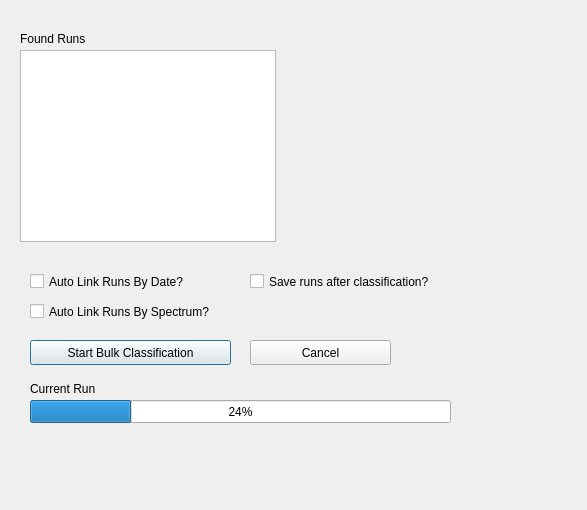
<?xml version="1.0" encoding="UTF-8"?>
<ui version="4.0">
 <class>Dialog</class>
 <widget class="QDialog" name="Dialog">
  <property name="geometry">
   <rect>
    <x>0</x>
    <y>0</y>
    <width>587</width>
    <height>510</height>
   </rect>
  </property>
  <property name="windowTitle">
   <string>Dialog</string>
  </property>
  <widget class="QListWidget" name="listWidget">
   <property name="geometry">
    <rect>
     <x>20</x>
     <y>50</y>
     <width>256</width>
     <height>192</height>
    </rect>
   </property>
  </widget>
  <widget class="QLabel" name="label">
   <property name="geometry">
    <rect>
     <x>20</x>
     <y>30</y>
     <width>91</width>
     <height>17</height>
    </rect>
   </property>
   <property name="text">
    <string>Found Runs</string>
   </property>
  </widget>
  <widget class="QCheckBox" name="checkBox">
   <property name="geometry">
    <rect>
     <x>30</x>
     <y>270</y>
     <width>191</width>
     <height>23</height>
    </rect>
   </property>
   <property name="text">
    <string>Auto Link Runs By Date?</string>
   </property>
  </widget>
  <widget class="QCheckBox" name="checkBox_2">
   <property name="geometry">
    <rect>
     <x>30</x>
     <y>300</y>
     <width>231</width>
     <height>23</height>
    </rect>
   </property>
   <property name="text">
    <string>Auto Link Runs By Spectrum?</string>
   </property>
  </widget>
  <widget class="QPushButton" name="pushButton">
   <property name="geometry">
    <rect>
     <x>30</x>
     <y>340</y>
     <width>201</width>
     <height>25</height>
    </rect>
   </property>
   <property name="text">
    <string>Start Bulk Classification</string>
   </property>
  </widget>
  <widget class="QCheckBox" name="checkBox_3">
   <property name="geometry">
    <rect>
     <x>250</x>
     <y>270</y>
     <width>231</width>
     <height>23</height>
    </rect>
   </property>
   <property name="text">
    <string>Save runs after classification?</string>
   </property>
  </widget>
  <widget class="QProgressBar" name="progressBar">
   <property name="geometry">
    <rect>
     <x>30</x>
     <y>400</y>
     <width>421</width>
     <height>23</height>
    </rect>
   </property>
   <property name="value">
    <number>24</number>
   </property>
  </widget>
  <widget class="QLabel" name="label_2">
   <property name="geometry">
    <rect>
     <x>30</x>
     <y>380</y>
     <width>111</width>
     <height>17</height>
    </rect>
   </property>
   <property name="text">
    <string>Current Run</string>
   </property>
  </widget>
  <widget class="QPushButton" name="pushButton_2">
   <property name="geometry">
    <rect>
     <x>250</x>
     <y>340</y>
     <width>141</width>
     <height>25</height>
    </rect>
   </property>
   <property name="text">
    <string>Cancel</string>
   </property>
  </widget>
 </widget>
 <resources/>
 <connections/>
</ui>
